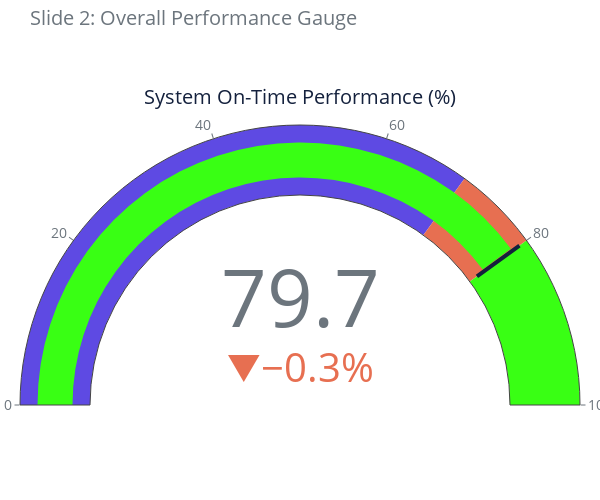

The cell this chart's notebook holds for it:
### Code cell
# 1. GAUGE CHART - Overall Performance
fig = go.Figure(go.Indicator(
    mode="gauge+number+delta",
    value=(ontime/total)*100,
    delta={'reference': 80, 'suffix': '%', 'increasing': {'color': WEGO_COLORS['green']}, 'decreasing': {'color': WEGO_COLORS['orange']}},
    title={'text': "System On-Time Performance (%)", 'font': {'color': WEGO_COLORS['navy']}},
    gauge={
        'axis': {'range': [0, 100], 'tickcolor': WEGO_COLORS['slate']},
        'bar': {'color': WEGO_COLORS['green']},
        'steps': [
            {'range': [0, 70], 'color': WEGO_COLORS['purple']},
            {'range': [70, 80], 'color': WEGO_COLORS['orange']},
            {'range': [80, 100], 'color': WEGO_COLORS['green']}
        ],
        'threshold': {
            'line': {'color': WEGO_COLORS['navy'], 'width': 4},
            'thickness': 0.75,
            'value': 80
        }
    }
))
fig.update_layout(
    height=500,
    width=600,
    margin={'t': 50, 'b': 20, 'l': 20, 'r': 20},
    font={'size': 14, 'color': WEGO_COLORS['slate']},
    title="Slide 2: Overall Performance Gauge",
    paper_bgcolor='white'
)
fig.show()

### Figure 1 — Plotly figure (JSON) as saved in the notebook; plotly's stock layout.template omitted (floating-point values rounded to 4 significant figures)
{"data": [{"delta": {"decreasing": {"color": "#E76F51"}, "increasing": {"color": "#39FF14"}, "reference": 80, "suffix": "%"}, "gauge": {"axis": {"range": [0, 100], "tickcolor": "#6C757D"}, "bar": {"color": "#39FF14"}, "steps": [{"color": "#5E4AE3", "range": [0, 70]}, {"color": "#E76F51", "range": [70, 80]}, {"color": "#39FF14", "range": [80, 100]}], "threshold": {"line": {"color": "#14213D", "width": 4}, "thickness": 0.75, "value": 80}}, "mode": "gauge+number+delta", "title": {"font": {"color": "#14213D"}, "text": "System On-Time Performance (%)"}, "type": "indicator", "value": 79.69}], "layout": {"font": {"color": "#6C757D", "size": 14}, "height": 500, "margin": {"b": 20, "l": 20, "r": 20, "t": 50}, "paper_bgcolor": "white", "title": {"text": "Slide 2: Overall Performance Gauge"}, "width": 600}}
